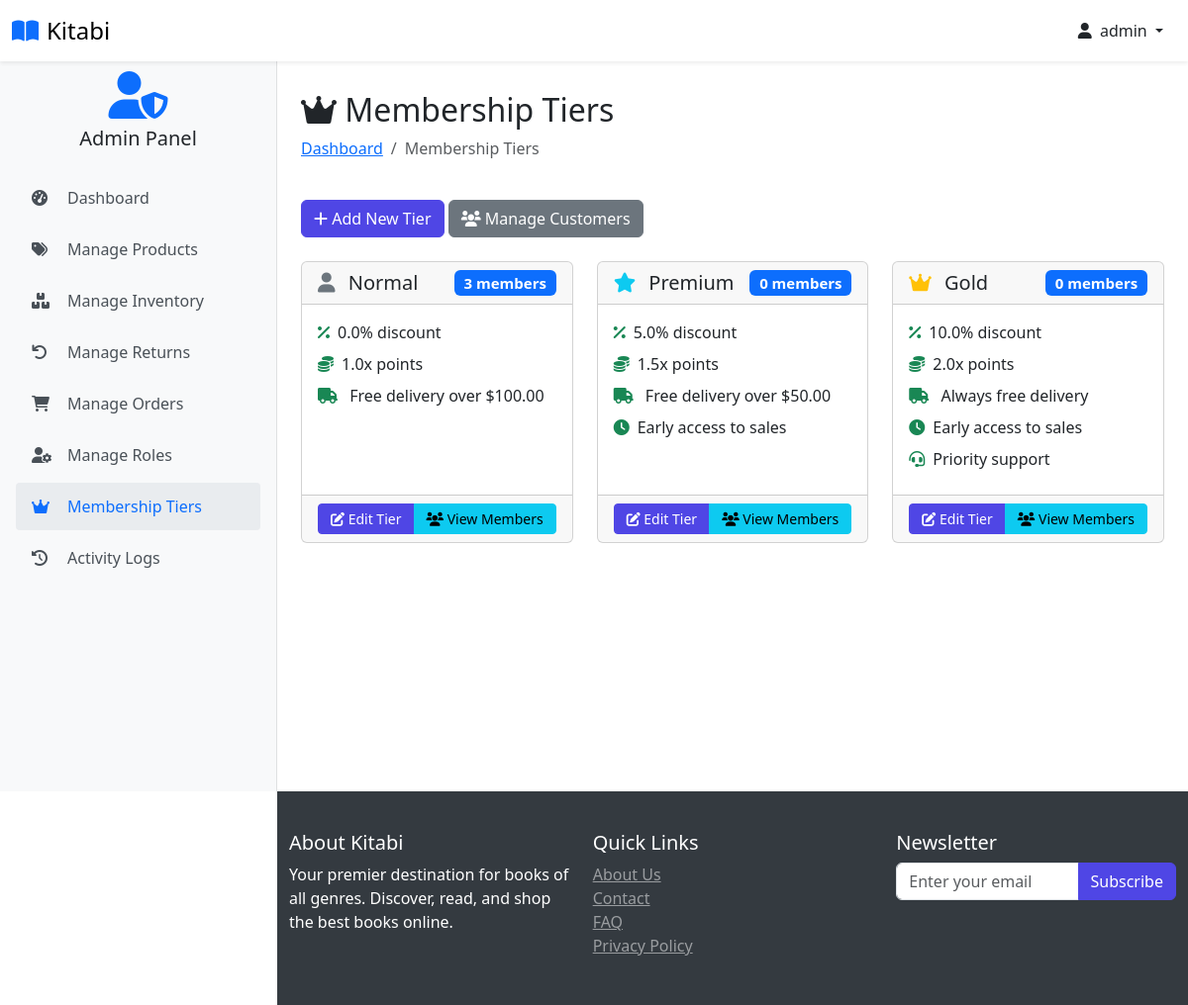
Screenshot of /membership-tiers (signed in) with the database file from the repository.
### website/models.py (models this page shows, shortened)
class Customer(db.Model, UserMixin):
    id = db.Column(db.Integer, primary_key=True)
    full_name = db.Column(db.String(100), nullable=False)
    email = db.Column(db.String(100), unique=True, nullable=False)
    username = db.Column(db.String(100), unique=True, nullable=False)
    password_hash = db.Column(db.String(200), nullable=False)
    date_joined = db.Column(db.DateTime(), default=datetime.utcnow)
    is_admin_val = db.Column(db.Boolean, default=False)
    last_login = db.Column(db.DateTime)
    status = db.Column(db.String(20), default='active')
    membership_tier_id = db.Column(db.Integer, db.ForeignKey('membership_tier.id'), default=1)  # Default to Normal
    points = db.Column(db.Integer, default=0)
    membership_tier = db.relationship('MembershipTier', backref='customers')
    cart_items = db.relationship('Cart', back_populates='customer', lazy=True)
    orders = db.relationship('Order', back_populates='customer', lazy=True)
    activity_logs = db.relationship('ActivityLog', back_populates='user', lazy=True)
    returns = db.relationship('Return', foreign_keys='Return.customer_link', back_populates='customer', lazy=True)
    roles = db.relationship(
        'Role',
        secondary=user_roles,
        back_populates='users',
        lazy='dynamic'
    )
    @property
    def password(self):
        raise AttributeError('Password is not a readable Attribute')
    @property
    def is_admin(self):
        return self.is_admin_val or any(
            role.name in ['Super Admin', 'Product Manager', 'Order Manager']
            for role in self.roles
        )
    def has_permission(self, permission):
        for role in self.roles:
            if permission in (role.permissions or []):
                return True
        return False

class MembershipTier(db.Model):
    id = db.Column(db.Integer, primary_key=True)
    name = db.Column(db.String(50), nullable=False)  # Normal, Premium, Gold
    discount_percentage = db.Column(db.Float, default=0)
    free_delivery_threshold = db.Column(db.Float, nullable=True)  # NULL for Gold (always free)
    early_access = db.Column(db.Boolean, default=False)
    priority_support = db.Column(db.Boolean, default=False)
    points_multiplier = db.Column(db.Float, default=1.0)
    created_at = db.Column(db.DateTime, default=datetime.utcnow)

### website/admin.py (the view)
@admin.route('/membership-tiers', methods=['GET'])
@require_role('Super Admin')
def membership_tiers():
    tiers = MembershipTier.query.all()
    return render_template('membership_tiers.html', tiers=tiers)

### website/jwt_utils.py (called while the page is built)
def decode_token(token):
    try:
        payload = jwt.decode(token, current_app.config['SECRET_KEY'], algorithms=['HS256'])
        return payload
    except jwt.ExpiredSignatureError:
        return jsonify({'error': 'Token has expired'}), 401
    except jwt.InvalidTokenError:
        return jsonify({'error': 'Invalid token'}), 401

### website/templates/membership_tiers.html (shortened to what this page needs)
{% extends 'base.html' %}
{% block body %}
<div class="container pt-2">
    <div class="row mb-4">
        <div class="col">
            <h2><i class="fas fa-crown"></i> Membership Tiers</h2>
            <nav aria-label="breadcrumb">
                <ol class="breadcrumb">
                    <li class="breadcrumb-item"><a href="{{ url_for('admin.admin_page') }}">Dashboard</a></li>
                    <li class="breadcrumb-item active">Membership Tiers</li>
                </ol>
            </nav>
        </div>
    </div>
    <div class="mb-4">
        <a href="{{ url_for('admin.add_membership_tier') }}" class="btn btn-primary">
            <i class="fas fa-plus"></i> Add New Tier
        </a>
        <a href="{{ url_for('admin.manage_customer_points') }}" class="btn btn-secondary">
            <i class="fas fa-users"></i> Manage Customers
        </a>
    </div>
    <div class="row">
        {% for tier in tiers %}
        <div class="col-md-4 mb-4">
            <div class="card h-100">
                <div class="card-header">
                    <h5 class="card-title mb-0 d-flex justify-content-between align-items-center">
                        <span>
                            <i class="fas {% if tier.name == 'Gold' %}fa-crown text-warning{% elif tier.name == 'Premium' %}fa-star text-info{% else %}fa-user text-secondary{% endif %} me-2"></i>
                            {{ tier.name }}
                        </span>
                        <span class="badge bg-primary">{{ tier.customers|length }} members</span>
                    </h5>
                </div>
                <div class="card-body">
                    <ul class="list-unstyled mb-0">
                        <li class="mb-2"><i class="fas fa-percentage text-success me-2"></i>{{ tier.discount_percentage }}% discount</li>
                        <li class="mb-2"><i class="fas fa-coins text-success me-2"></i>{{ tier.points_multiplier }}x points</li>
                        <li class="mb-2">
                            <i class="fas fa-truck text-success me-2"></i>
                            {% if tier.free_delivery_threshold is none %}
                                Always free delivery
                            {% elif tier.free_delivery_threshold > 0 %}
                                Free delivery over ${{ "%.2f"|format(tier.free_delivery_threshold) }}
                            {% else %}
                                Standard delivery rates
                            {% endif %}
                        </li>
                        {% if tier.early_access %}
                        <li class="mb-2"><i class="fas fa-clock text-success me-2"></i>Early access to sales</li>
                        {% endif %}
                        {% if tier.priority_support %}
                        <li class="mb-2"><i class="fas fa-headset text-success me-2"></i>Priority support</li>
                        {% endif %}
                    </ul>
                </div>
                <div class="card-footer">
                    <div class="btn-group w-100">
                        <a href="{{ url_for('admin.edit_membership_tier', tier_id=tier.id) }}" class="btn btn-primary btn-sm">
                            <i class="fas fa-edit"></i> Edit Tier
                        </a>
                        <button type="button" class="btn btn-info btn-sm" data-bs-toggle="modal" data-bs-target="#memberList{{ tier.id }}">
                            <i class="fas fa-users"></i> View Members
                        </button>
                    </div>
                </div>
            </div>
        </div>
        {% endfor %}
    </div>
</div>
{% endblock %}

### website/templates/base.html (shortened to what this page needs)
<!DOCTYPE html>
<html lang="en">
<head>
    <link rel="stylesheet" href="{{ url_for('static', filename='css/bootstrap.min.css') }}">
    <link rel="stylesheet" href="{{ url_for('static', filename='css/owl.carousel.min.css') }}">
    <link rel="stylesheet" href="{{ url_for('static', filename='css/style.css') }}">
    <link rel="stylesheet" href="https://cdnjs.cloudflare.com/ajax/libs/font-awesome/6.0.0/css/all.min.css">
    <link rel="stylesheet" href="/static/css/admin-styles.css">
</head>
<body class="{% if current_user.is_authenticated %}{% if current_user.is_admin %}admin-user{% else %}user{% endif %}{% else %}guest{% endif %}">
<nav class="navbar navbar-light bg-white fixed-top shadow-sm">
    <div class="container-fluid">
        <div class="d-flex align-items-center">
            <a class="navbar-brand d-flex align-items-center" href="/">
                <i class="fas fa-book-open text-primary me-2"></i>
                <span class="font-weight-bold">Kitabi</span>
            </a>
        </div>
        <div class="d-flex align-items-center user-nav">
            {% if current_user.is_authenticated %}
                <div class="dropdown">
                    <button class="btn btn-link text-dark text-decoration-none dropdown-toggle" type="button" id="userDropdown" data-bs-toggle="dropdown" aria-expanded="false">
                        <i class="fas fa-user me-1"></i>
                        {{ current_user.username }}
                    </button>
                </div>
            {% else %}
                <a href="{{ url_for('auth.login') }}" class="btn btn-primary">
                    <i class="fas fa-sign-in-alt me-2"></i>Login
                </a>
            {% endif %}
        </div>
    </div>
</nav>
{% if current_user.is_authenticated and current_user.is_admin %}
    <div class="admin-sidebar">
        <div class="text-center mb-4">
            <i class="fas fa-user-shield fa-3x text-primary"></i>
            <h5 class="mt-2">Admin Panel</h5>
        </div>
        <div class="nav flex-column">
            <a class="admin-nav-item" href="{{ url_for('admin.admin_page') }}">
                <i class="fas fa-tachometer-alt"></i>Dashboard
            </a>
            {% if current_user.has_permission('manage_products') %}
            <a class="admin-nav-item" href="{{ url_for('admin.shop_items') }}">
                <i class="fas fa-tags"></i>Manage Products
            </a>
            {% endif %}
            {% if current_user.has_permission('manage_inventory') %}
            <a class="admin-nav-item" href="{{ url_for('admin.inventory_management') }}">
                <i class="fas fa-boxes"></i>Manage Inventory
            </a>
            {% endif %}
            {% if current_user.has_permission('manage_returns') %}
            <a class="admin-nav-item" href="{{ url_for('admin.returns_management') }}">
                <i class="fas fa-undo"></i>Manage Returns
            </a>
            {% endif %}
            {% if current_user.has_permission('manage_orders') %}
            <a class="admin-nav-item" href="{{ url_for('admin.order_view') }}">
                <i class="fas fa-shopping-cart"></i>Manage Orders
            </a>
            {% endif %}
            {% if current_user.has_permission('manage_users') %}
            <a class="admin-nav-item" href="{{ url_for('admin.manage_roles') }}">
                <i class="fas fa-user-cog"></i>Manage Roles
            </a>
            <a class="admin-nav-item" href="{{ url_for('admin.membership_tiers') }}">
                <i class="fas fa-crown"></i>Membership Tiers
            </a>
            {% endif %}
            {% if current_user.has_permission('view_reports') %}
            <a class="admin-nav-item" href="{{ url_for('admin.view_activity_logs') }}">
                <i class="fas fa-history"></i>Activity Logs
            </a>
            {% endif %}
        </div>
    </div>
{% endif %}
    <main class="main-content">
         <div class="container pt-2">
            {% block body %}{% endblock %}
        </div>
    </main>
    <footer>
         <div class="container pt-2">
            <div class="row">
                <div class="col-md-4">
                    <h5>About Kitabi</h5>
                    <p>Your premier destination for books of all genres. Discover, read, and shop the best books online.</p>
                </div>
                <div class="col-md-4">
                    <h5>Quick Links</h5>
                    <ul class="list-unstyled">
                        <li><a href="#" class="text-white-50">About Us</a></li>
                        <li><a href="#" class="text-white-50">Contact</a></li>
                        <li><a href="#" class="text-white-50">FAQ</a></li>
                    <li><a href="#" class="text-white-50">Privacy Policy</a></li>
                </ul>
            </div>
            <div class="col-md-4">
                <h5>Newsletter</h5>
                <form method="POST" enctype="multipart/form-data">
                    <div class="input-group">
                        <input type="email" id="newsletter-email" name="email" class="form-control" placeholder="Enter your email" autocomplete="email" required>
                        <button class="btn btn-primary" type="submit">Subscribe</button>
                    </div>
                </form>
            </div>
        </div>
    </div>
</footer>
</body>
</html>

### website/static/css/style.css (style rules this page uses)
:root { --primary-color: #4f46e5; --secondary-color: #818cf8; --dark-color: #1f2937; --light-color: #f3f4f6; }
body { font-family: 'Segoe UI', Tahoma, Geneva, Verdana, sans-serif; padding-top: 56px; margin: 0; }
.navbar-brand { font-size: 1.5rem; }
.sidebar, .admin-sidebar { height: calc(100vh - 56px); position: fixed; top: 56px; left: 0; width: 280px; z-index: 1000; overflow-y: auto; transition: transform 0.3s ease-in-out; padding: 1rem; }
.admin-sidebar { background-color: #f8f9fa; border-right: 1px solid rgba(0, 0, 0, 0.1); }
.main-content { padding-top: 20px; min-height: calc(100vh - 56px); transition: margin-left 0.3s ease-in-out; }
body.admin-user .main-content { margin-left: 280px; }
.admin-nav-item { display: flex; align-items: center; padding: 0.75rem 1rem; color: #495057; text-decoration: none; border-radius: 0.25rem; transition: all 0.2s; margin-bottom: 0.25rem; }
.admin-nav-item:hover, .admin-nav-item.active { background-color: #e9ecef; color: #0d6efd; text-decoration: none; }
.admin-nav-item i { width: 1.5rem; margin-right: 0.75rem; }
.btn-primary { background-color: var(--primary-color); border-color: var(--primary-color); }
footer { flex-shrink: 0; position: relative; width: 100%; margin-top: auto; }
@media (min-width: 992px) { body:not(.admin-user) footer, body.admin-user footer { margin-left: 280px; width: calc(100% - 280px); } }

### website/static/css/admin-styles.css (style rules this page uses)
body { min-height: 100vh; display: flex; flex-direction: column; padding-top: 56px; }
.sidebar, .admin-sidebar { height: calc(100vh - 56px); position: fixed; top: 56px; left: 0; width: 280px; z-index: 1000; overflow-y: auto; transition: transform 0.3s ease-in-out; padding: 1rem; }
.admin-sidebar { background-color: #f8f9fa; border-right: 1px solid rgba(0, 0, 0, 0.1); }
.admin-nav-item { display: flex; align-items: center; padding: 0.75rem 1rem; color: #495057; text-decoration: none; border-radius: 0.25rem; transition: all 0.2s; margin-bottom: 0.25rem; }
.admin-nav-item:hover, .admin-nav-item.active { background-color: #e9ecef; color: #0d6efd; text-decoration: none; }
.admin-nav-item i { width: 1.5rem; margin-right: 0.75rem; }
.main-content { flex: 1; padding-top: 20px; transition: margin-left 0.3s ease-in-out; }
footer { margin-top: auto; background-color: #343a40; color: white; padding: 2rem 0; }
@media (min-width: 992px) { body.admin-user .main-content, body.admin-user footer { margin-left: 280px; } }

### rows the page displays
Customer: username "admin"
MembershipTier: name "Normal", customers|length "3", discount_percentage "0.0", points_multiplier "1.0", free_delivery_threshold "100.00"
MembershipTier: name "Premium", customers|length "0", discount_percentage "5.0", points_multiplier "1.5", free_delivery_threshold "50.00", early_access True (drawn)
MembershipTier: name "Gold", customers|length "0", discount_percentage "10.0", points_multiplier "2.0", shows "Always free delivery", early_access True (drawn), priority_support True (drawn)
